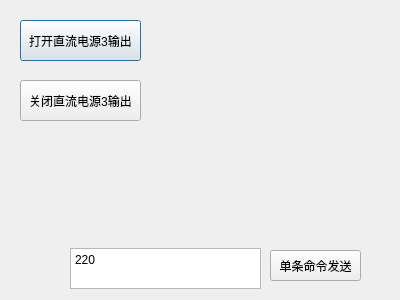
<?xml version="1.0" encoding="UTF-8"?>
<ui version="4.0">
 <class>Dialog_DC3_Setting</class>
 <widget class="QDialog" name="Dialog_DC3_Setting">
  <property name="geometry">
   <rect>
    <x>0</x>
    <y>0</y>
    <width>400</width>
    <height>300</height>
   </rect>
  </property>
  <property name="windowTitle">
   <string>DC3_Setting</string>
  </property>
  <property name="windowIcon">
   <iconset>
    <normalon>logo.jpg</normalon>
   </iconset>
  </property>
  <widget class="QTextEdit" name="textEdit_SendMessage">
   <property name="geometry">
    <rect>
     <x>70</x>
     <y>248</y>
     <width>191</width>
     <height>41</height>
    </rect>
   </property>
   <property name="html">
    <string>&lt;!DOCTYPE HTML PUBLIC &quot;-//W3C//DTD HTML 4.0//EN&quot; &quot;http://www.w3.org/TR/REC-html40/strict.dtd&quot;&gt;
&lt;html&gt;&lt;head&gt;&lt;meta name=&quot;qrichtext&quot; content=&quot;1&quot; /&gt;&lt;style type=&quot;text/css&quot;&gt;
p, li { white-space: pre-wrap; }
&lt;/style&gt;&lt;/head&gt;&lt;body style=&quot; font-family:'宋体'; font-size:10pt; font-weight:400; font-style:normal;&quot;&gt;
&lt;p style=&quot; margin-top:0px; margin-bottom:0px; margin-left:0px; margin-right:0px; -qt-block-indent:0; text-indent:0px;&quot;&gt;&lt;span style=&quot; font-family:'SimSun'; font-size:9pt;&quot;&gt;220&lt;/span&gt;&lt;/p&gt;&lt;/body&gt;&lt;/html&gt;</string>
   </property>
  </widget>
  <widget class="QPushButton" name="pushButton_SetDC3ON">
   <property name="geometry">
    <rect>
     <x>20</x>
     <y>20</y>
     <width>121</width>
     <height>41</height>
    </rect>
   </property>
   <property name="text">
    <string>打开直流电源3输出</string>
   </property>
  </widget>
  <widget class="QPushButton" name="pushButton_SetDC3OFF">
   <property name="geometry">
    <rect>
     <x>20</x>
     <y>80</y>
     <width>121</width>
     <height>41</height>
    </rect>
   </property>
   <property name="text">
    <string>关闭直流电源3输出</string>
   </property>
  </widget>
  <widget class="QPushButton" name="pushButton_SendMessage">
   <property name="geometry">
    <rect>
     <x>270</x>
     <y>250</y>
     <width>91</width>
     <height>31</height>
    </rect>
   </property>
   <property name="text">
    <string>单条命令发送</string>
   </property>
  </widget>
 </widget>
 <resources/>
 <connections/>
</ui>
